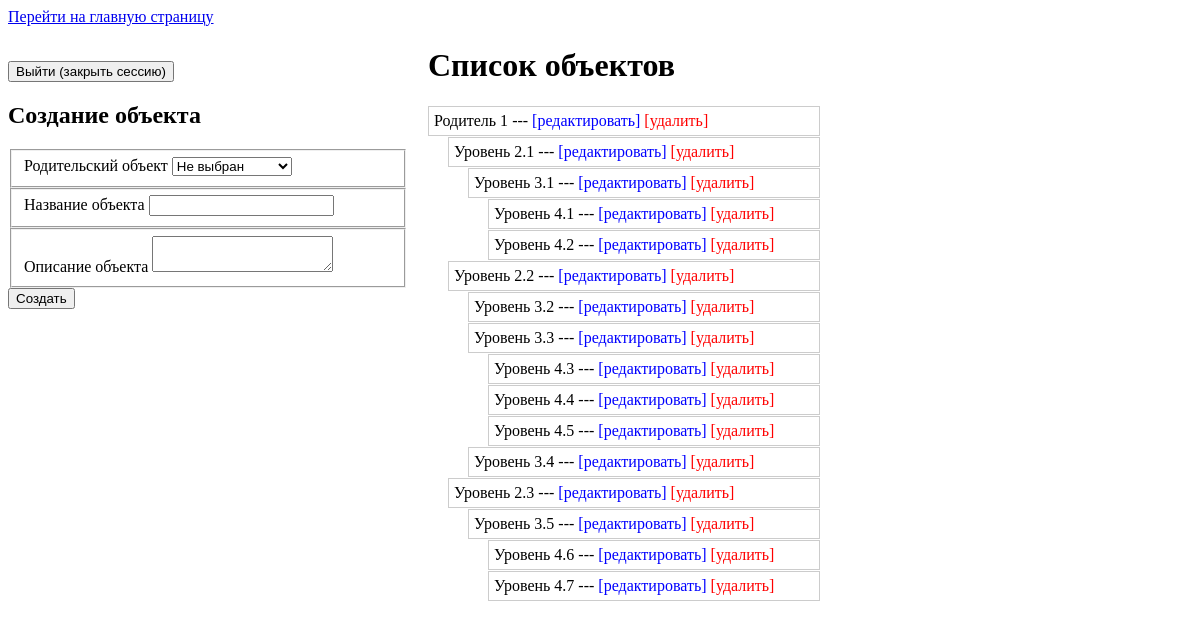
/admin/main.php (signed in), run on the app's committed database.
### tables this page shows
CREATE TABLE `objects`  (
  `id` int(11) NOT NULL AUTO_INCREMENT,
  `title` varchar(255) NULL DEFAULT '',
  `description` text NULL,
  `parent_id` int(11) NULL DEFAULT 0,
  PRIMARY KEY (`id`) USING BTREE
);

### boot.php (called while the page is built, shortened)
<?php
function pdo()
{
    static $pdo;
    if (!$pdo) {
        $config = include __DIR__ . '/config.php';
        $dsn = 'mysql:dbname=' . $config['db_name'] . ';host=' . $config['db_host'];
        $pdo = new PDO($dsn, $config['db_user'], $config['db_pass']);
        $pdo->setAttribute(PDO::ATTR_ERRMODE, PDO::ERRMODE_EXCEPTION);
    }
    return $pdo;
}
function getObjects()
{
    $stmt = pdo()->prepare("SELECT * FROM objects");
    $stmt->execute();
    return $stmt->fetchAll(PDO::FETCH_ASSOC);
}
function getTree($objects, $getOptionsObjectId = false, &$result = [], $parent_id = 0, $deep = 0)
{
    foreach ($objects as $key => $object) {
        if ($object['parent_id'] == $parent_id) {
            $result[$object['id']]['id'] = $object['id'];
            $result[$object['id']]['title'] = $object['title'];
            $result[$object['id']]['parent_id'] = $object['parent_id'];
            $result[$object['id']]['deep'] = $deep;
            $result[$object['id']]['margin-left'] = $deep * 20 . 'px';
            getTree($objects, $getOptionsObjectId, $result, $object['id'], $deep + 1);
        }
    }
    return $result;
}

### admin/main.php (the view, shortened to what this page needs)
<?php
require_once(realpath('../boot.php'));
$objects = getTree(getObjects());
$objects = array_values($objects);
?>
<!DOCTYPE html>
<html lang="ru">
<head>
    <link href="assets/css/main.css" rel="stylesheet"/>
</head>
<body>
<a href="../">Перейти на главную страницу</a>
<aside class="left-container">
    <form action="form-handler.php" method="post">
        <button type="submit">Выйти (закрыть сессию)</button>
    </form>
    <h2>Создание объекта</h2>
    <form action="form-handler.php" method="post">
        <fieldset>
            <label for="parent">Родительский объект</label>
            <select name="parent_id" id="parent">
                <option value="0" selected>Не выбран</option>
            </select>
        </fieldset>
        <fieldset>
            <label for="title">Название объекта</label>
            <input type="text" name="title" id="title"/>
        </fieldset>
        <fieldset>
            <label for="desc">Описание объекта</label>
            <textarea name="description" id="desc"></textarea>
        </fieldset>
        <button type="submit">Создать</button>
    </form>
</aside>
<main>
    <div class="container">
        <h1>Список объектов</h1>
        <div id="objects">
            <?php if (is_array($objects)): ?>
                <?php foreach ($objects as $key => $object): ?>
                    <div class="object" id="object-<?= $object['id'] ?>" style="margin-left: <?= $object['margin-left'] ?>">
                        <span class="title"><?= $object['title'] ?></span>
                        ---
                        <span class="edit">[редактировать]</span>
                        <span class="delete">[удалить]</span>
                    </div>
                <?php endforeach; ?>
            <?php endif; ?>
        </div>
    </div>
</main>
</body>
</html>

### admin/assets/css/main.css (style rules this page uses)
.left-container { width: 400px; display: table-cell; }
main { display: table-cell; }
main .container { margin: 0 20px; width: 100%; }
main .object { border: 1px solid #ccc; display: block; margin: 1px; padding: 5px; }
main .edit { color: blue; cursor: pointer; }
main .delete { color: red; cursor: pointer; }

### data on the page
objects: title "Родитель 1"
objects: title "Уровень 2.1"
objects: title "Уровень 3.1"
objects: title "Уровень 4.1"
objects: title "Уровень 4.2"
objects: title "Уровень 2.2"
objects: title "Уровень 3.2"
objects: title "Уровень 3.3"
objects: title "Уровень 4.3"
objects: title "Уровень 4.4"
objects: title "Уровень 4.5"
objects: title "Уровень 3.4"
objects: title "Уровень 2.3"
objects: title "Уровень 3.5"
objects: title "Уровень 4.6"
objects: title "Уровень 4.7"
